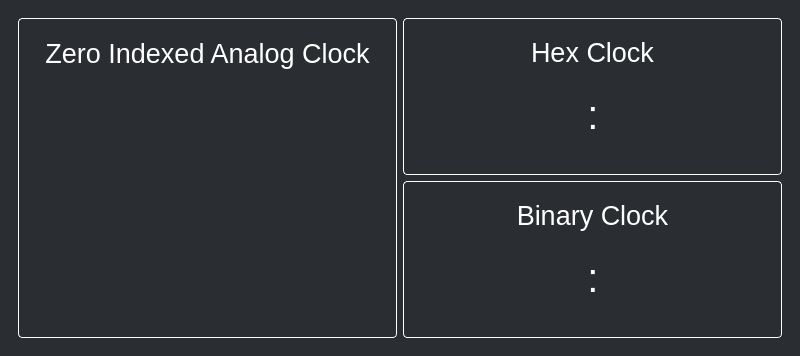
<?xml version="1.0" encoding="UTF-8"?>
<ui version="4.0">
 <class>MainWindow</class>
 <widget class="QMainWindow" name="MainWindow">
  <property name="geometry">
   <rect>
    <x>0</x>
    <y>0</y>
    <width>800</width>
    <height>326</height>
   </rect>
  </property>
  <property name="windowTitle">
   <string>MainWindow</string>
  </property>
  <property name="styleSheet">
   <string notr="true">*{
	background-color: #2A2E32;
	border: None;
	color: white;
}
QFrame#analog_clock_frame{
	border: 1px solid white;
	border-radius: 4px;
}
QFrame#binary_clock_frame{
	border: 1px solid white;
	border-radius: 4px;
}
QFrame#hex_clock_frame{
	border: 1px solid white;
	border-radius: 4px;
}</string>
  </property>
  <widget class="QWidget" name="centralwidget">
   <layout class="QVBoxLayout" name="verticalLayout">
    <item>
     <widget class="QFrame" name="main_window_frame">
      <property name="frameShape">
       <enum>QFrame::StyledPanel</enum>
      </property>
      <property name="frameShadow">
       <enum>QFrame::Raised</enum>
      </property>
      <layout class="QGridLayout" name="gridLayout">
       <item row="0" column="0" rowspan="2">
        <widget class="QFrame" name="analog_clock_frame">
         <property name="frameShape">
          <enum>QFrame::StyledPanel</enum>
         </property>
         <property name="frameShadow">
          <enum>QFrame::Raised</enum>
         </property>
         <layout class="QVBoxLayout" name="verticalLayout_12">
          <item>
           <widget class="QLabel" name="label">
            <property name="minimumSize">
             <size>
              <width>0</width>
              <height>50</height>
             </size>
            </property>
            <property name="maximumSize">
             <size>
              <width>16777215</width>
              <height>50</height>
             </size>
            </property>
            <property name="font">
             <font>
              <pointsize>20</pointsize>
             </font>
            </property>
            <property name="text">
             <string>Zero Indexed Analog Clock</string>
            </property>
            <property name="alignment">
             <set>Qt::AlignCenter</set>
            </property>
           </widget>
          </item>
          <item>
           <widget class="QFrame" name="analog_clock_frame_contents">
            <property name="frameShape">
             <enum>QFrame::StyledPanel</enum>
            </property>
            <property name="frameShadow">
             <enum>QFrame::Raised</enum>
            </property>
           </widget>
          </item>
         </layout>
        </widget>
       </item>
       <item row="0" column="1">
        <widget class="QFrame" name="hex_clock_frame">
         <property name="frameShape">
          <enum>QFrame::StyledPanel</enum>
         </property>
         <property name="frameShadow">
          <enum>QFrame::Raised</enum>
         </property>
         <layout class="QVBoxLayout" name="verticalLayout_11">
          <item alignment="Qt::AlignVCenter">
           <widget class="QFrame" name="hex_clock_frame_contents">
            <property name="frameShape">
             <enum>QFrame::StyledPanel</enum>
            </property>
            <property name="frameShadow">
             <enum>QFrame::Raised</enum>
            </property>
            <layout class="QVBoxLayout" name="verticalLayout_8">
             <item>
              <widget class="QLabel" name="hex_clock_label">
               <property name="font">
                <font>
                 <pointsize>20</pointsize>
                </font>
               </property>
               <property name="text">
                <string>Hex Clock</string>
               </property>
               <property name="alignment">
                <set>Qt::AlignCenter</set>
               </property>
              </widget>
             </item>
             <item>
              <widget class="QFrame" name="hex_clock_time_frame">
               <property name="frameShape">
                <enum>QFrame::StyledPanel</enum>
               </property>
               <property name="frameShadow">
                <enum>QFrame::Raised</enum>
               </property>
               <layout class="QHBoxLayout" name="horizontalLayout">
                <item>
                 <widget class="QFrame" name="hex_clock_hours_frame">
                  <property name="frameShape">
                   <enum>QFrame::StyledPanel</enum>
                  </property>
                  <property name="frameShadow">
                   <enum>QFrame::Raised</enum>
                  </property>
                  <layout class="QVBoxLayout" name="verticalLayout_4">
                   <item>
                    <widget class="QLabel" name="hex_clock_hours_label">
                     <property name="font">
                      <font>
                       <pointsize>25</pointsize>
                      </font>
                     </property>
                     <property name="text">
                      <string>&lt;hours&gt;</string>
                     </property>
                     <property name="alignment">
                      <set>Qt::AlignRight|Qt::AlignTrailing|Qt::AlignVCenter</set>
                     </property>
                    </widget>
                   </item>
                  </layout>
                 </widget>
                </item>
                <item>
                 <widget class="QFrame" name="hex_clock_semicolon_frame">
                  <property name="minimumSize">
                   <size>
                    <width>50</width>
                    <height>0</height>
                   </size>
                  </property>
                  <property name="maximumSize">
                   <size>
                    <width>50</width>
                    <height>16777215</height>
                   </size>
                  </property>
                  <property name="frameShape">
                   <enum>QFrame::StyledPanel</enum>
                  </property>
                  <property name="frameShadow">
                   <enum>QFrame::Raised</enum>
                  </property>
                  <layout class="QVBoxLayout" name="verticalLayout_3">
                   <item>
                    <widget class="QLabel" name="hex_clock_semicolon_label">
                     <property name="font">
                      <font>
                       <pointsize>30</pointsize>
                      </font>
                     </property>
                     <property name="text">
                      <string>:</string>
                     </property>
                     <property name="alignment">
                      <set>Qt::AlignCenter</set>
                     </property>
                    </widget>
                   </item>
                  </layout>
                 </widget>
                </item>
                <item>
                 <widget class="QFrame" name="hex_clock_minutes_frame">
                  <property name="frameShape">
                   <enum>QFrame::StyledPanel</enum>
                  </property>
                  <property name="frameShadow">
                   <enum>QFrame::Raised</enum>
                  </property>
                  <layout class="QVBoxLayout" name="verticalLayout_10">
                   <item>
                    <widget class="QLabel" name="hex_clock_minutes_label">
                     <property name="font">
                      <font>
                       <pointsize>25</pointsize>
                      </font>
                     </property>
                     <property name="text">
                      <string>&lt;minutes&gt;</string>
                     </property>
                     <property name="alignment">
                      <set>Qt::AlignLeading|Qt::AlignLeft|Qt::AlignVCenter</set>
                     </property>
                    </widget>
                   </item>
                  </layout>
                 </widget>
                </item>
               </layout>
              </widget>
             </item>
            </layout>
           </widget>
          </item>
         </layout>
        </widget>
       </item>
       <item row="1" column="1">
        <widget class="QFrame" name="binary_clock_frame">
         <property name="frameShape">
          <enum>QFrame::StyledPanel</enum>
         </property>
         <property name="frameShadow">
          <enum>QFrame::Raised</enum>
         </property>
         <layout class="QVBoxLayout" name="verticalLayout_2">
          <item alignment="Qt::AlignVCenter">
           <widget class="QFrame" name="binary_clock_frame_contents">
            <property name="frameShape">
             <enum>QFrame::StyledPanel</enum>
            </property>
            <property name="frameShadow">
             <enum>QFrame::Raised</enum>
            </property>
            <layout class="QVBoxLayout" name="verticalLayout_9">
             <item>
              <widget class="QLabel" name="binary_clock_label">
               <property name="font">
                <font>
                 <pointsize>20</pointsize>
                </font>
               </property>
               <property name="text">
                <string>Binary Clock</string>
               </property>
               <property name="alignment">
                <set>Qt::AlignCenter</set>
               </property>
              </widget>
             </item>
             <item>
              <widget class="QFrame" name="binary_clock_time_frame">
               <property name="frameShape">
                <enum>QFrame::StyledPanel</enum>
               </property>
               <property name="frameShadow">
                <enum>QFrame::Raised</enum>
               </property>
               <layout class="QHBoxLayout" name="horizontalLayout_2">
                <item>
                 <widget class="QFrame" name="binary_clock_hours_frame">
                  <property name="frameShape">
                   <enum>QFrame::StyledPanel</enum>
                  </property>
                  <property name="frameShadow">
                   <enum>QFrame::Raised</enum>
                  </property>
                  <layout class="QVBoxLayout" name="verticalLayout_5">
                   <item>
                    <widget class="QLabel" name="binary_clock_hours_label">
                     <property name="font">
                      <font>
                       <pointsize>25</pointsize>
                      </font>
                     </property>
                     <property name="text">
                      <string>&lt;hours&gt;</string>
                     </property>
                     <property name="alignment">
                      <set>Qt::AlignRight|Qt::AlignTrailing|Qt::AlignVCenter</set>
                     </property>
                    </widget>
                   </item>
                  </layout>
                 </widget>
                </item>
                <item>
                 <widget class="QFrame" name="binary_clock_semicolon_frame">
                  <property name="minimumSize">
                   <size>
                    <width>50</width>
                    <height>0</height>
                   </size>
                  </property>
                  <property name="maximumSize">
                   <size>
                    <width>50</width>
                    <height>16777215</height>
                   </size>
                  </property>
                  <property name="frameShape">
                   <enum>QFrame::StyledPanel</enum>
                  </property>
                  <property name="frameShadow">
                   <enum>QFrame::Raised</enum>
                  </property>
                  <layout class="QVBoxLayout" name="verticalLayout_6">
                   <item>
                    <widget class="QLabel" name="binary_clock_semicolon_label">
                     <property name="font">
                      <font>
                       <pointsize>30</pointsize>
                      </font>
                     </property>
                     <property name="text">
                      <string>:</string>
                     </property>
                     <property name="alignment">
                      <set>Qt::AlignCenter</set>
                     </property>
                    </widget>
                   </item>
                  </layout>
                 </widget>
                </item>
                <item>
                 <widget class="QFrame" name="binary_clock_minutes_frame">
                  <property name="frameShape">
                   <enum>QFrame::StyledPanel</enum>
                  </property>
                  <property name="frameShadow">
                   <enum>QFrame::Raised</enum>
                  </property>
                  <layout class="QVBoxLayout" name="verticalLayout_7">
                   <item>
                    <widget class="QLabel" name="binary_clock_minutes_label">
                     <property name="font">
                      <font>
                       <pointsize>25</pointsize>
                      </font>
                     </property>
                     <property name="text">
                      <string>&lt;minutes&gt;</string>
                     </property>
                     <property name="alignment">
                      <set>Qt::AlignLeading|Qt::AlignLeft|Qt::AlignVCenter</set>
                     </property>
                    </widget>
                   </item>
                  </layout>
                 </widget>
                </item>
               </layout>
              </widget>
             </item>
            </layout>
           </widget>
          </item>
         </layout>
        </widget>
       </item>
      </layout>
     </widget>
    </item>
   </layout>
  </widget>
 </widget>
 <resources/>
 <connections/>
</ui>
